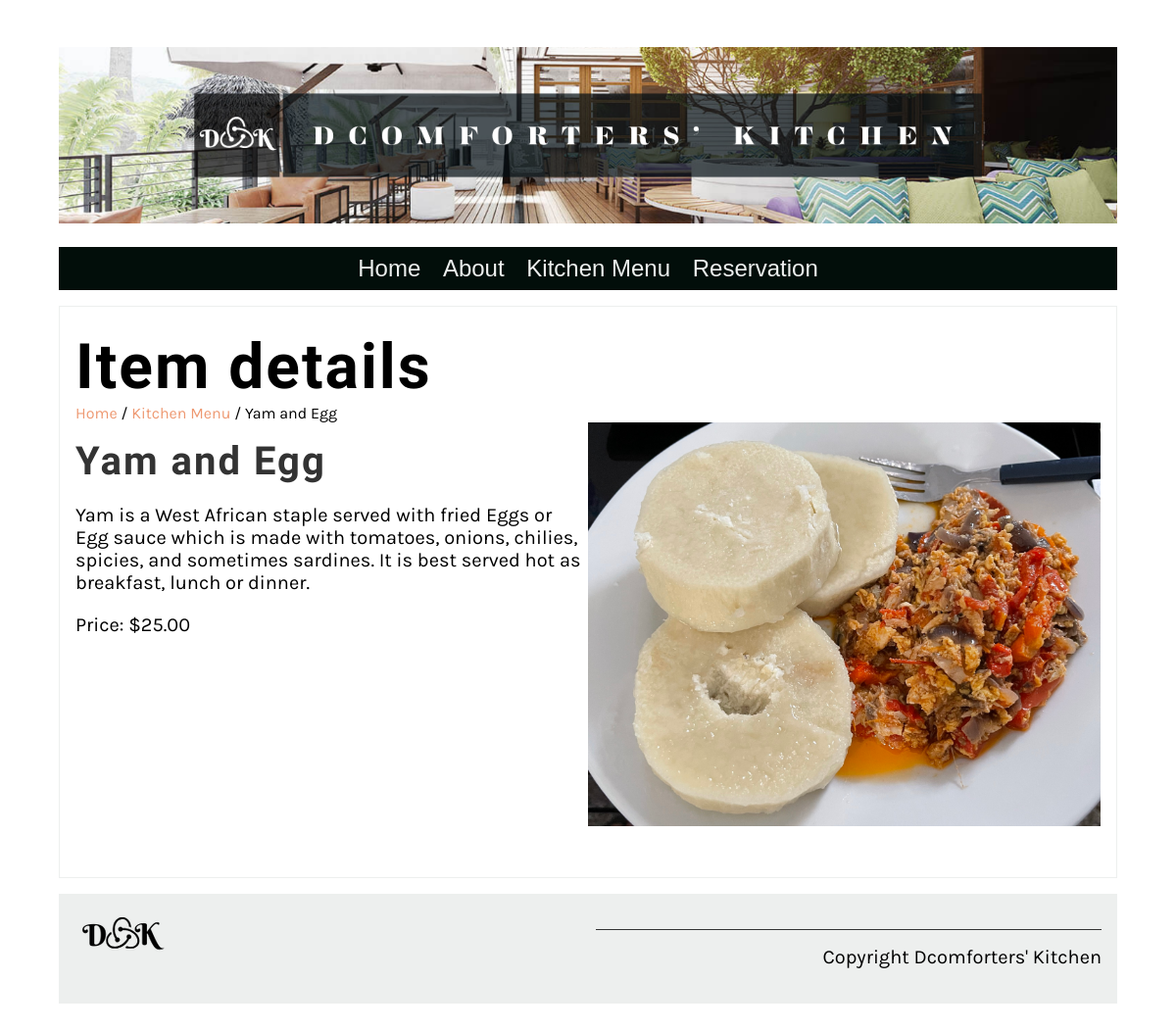
Screenshot of /kitchen/menu_details/3 with the database file from the repository.
### secondproject/newapp/models.py (models this page shows, shortened)
class Menu(models.Model):
    food_name = models.CharField(max_length=100)
    cuisine = models.CharField(max_length=100)
    item_description = models.TextField(max_length=1000, default='')
    price = models.DecimalField(max_digits=10, decimal_places=2, null=True, blank=True)
    prep_time = models.IntegerField(default=25)
    calories = models.IntegerField(default=1000)

### secondproject/newapp/views.py (the view)
# urls.py: path('menu_details/<int:pk>', views.menu_details, name='menu_details'),
def menu_details(request, pk=None):
    if pk:
        menu_item = Menu.objects.get(pk=pk)
    else:
        menu_item = ''
    return render(request, 'menu_details.html', {"menu_item" : menu_item})

### secondproject/newapp/templates/menu_details.html
{% extends 'base.html' %}
{% load static %}
{% block content %}
<section>
    <article>
        <h1>Item details</h1>
        <span>
            <a href="{% url 'home' %}">Home</a> /
            <a href="{% url 'kitchen' %}">Kitchen Menu</a> /
            {{ menu_item.food_name }}
        </span>
        <div class="row">
            <div class="column">
                <h2>
                    {{ menu_item.food_name }}
                </h2>
                <p>
                    {{ menu_item.item_description }}
                </p>
                <p>
                    Price: ${{ menu_item.price }}
                </p>
            </div>
            <div class="column">
                <img src="/static/img/menu_items/{{menu_item.food_name}}.jpg" alt="{{ menu_item.food_name}}" />
            </div>
        </div>
    </article>
</section>
{% endblock %}

### secondproject/newapp/static/css/style.css (style rules this page uses)
body { font-family: 'Karla', sans-serif; margin-top: 3rem; margin-bottom: 3rem; margin-left: 5%; margin-right: 5%; }
h1, h2, h3, h4, h5, h6 { font-family: 'Markazi Text', serif; letter-spacing: 2px;; }
h1 { font-size: 4rem; margin-top: 1.5rem; margin-bottom: 0; }
h2 { font-size: 2.5rem; color: #333333; margin:1rem 0; }
p, ul { font-size: 1.25rem;; }
a { color: #EE9972; text-decoration: none; }
section { display: flex; gap: 2rem 1rem; margin-top: 1rem; margin-bottom: 1rem; flex-direction: row; }
article { flex:1; }
article img { max-width: 100%; }
main article { border: 1px solid #EDEFEE; padding-left: 1rem; padding-right: 1rem; }
.row { display: flex; flex-direction: row; width: 100%; padding-bottom: 1rem; }
.column { flex-basis: 50%; margin-bottom: 1rem; padding-bottom: 1rem; }

### rows the page displays
Menu: food_name "Yam and Egg", item_description "Yam is a West African staple served with fried Eggs or Egg sauce which is made with tomatoes, onions, chilies, spicies, and sometimes sardines. It is best served hot as breakfast, lunch or dinner.", price "25.00", food_name (picture)
